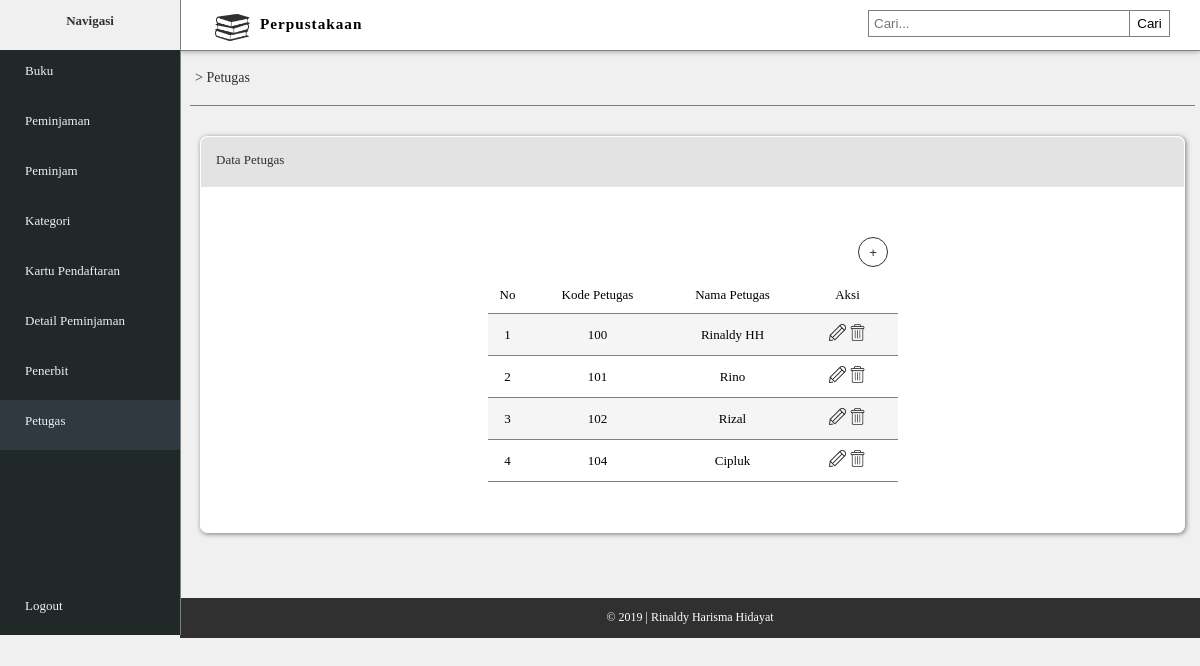
/petugas.php (signed in), run on the app's committed database.
### tables this page shows
CREATE TABLE IF NOT EXISTS `petugas` (
  `petugas_kode` varchar(10) NOT NULL,
  `petugas_nama` varchar(25) NOT NULL
);

### petugas.php (the view, shortened to what this page needs)
<!DOCTYPE html>
<html>
	<head>
		<link rel="stylesheet" type="text/css" href="style_rm.css">
	</head>
	<body>
		<div class="navigasi">
			<div class="nav">
				<b><p>Navigasi</p></b>
			</div>
			<div class="menu">
				<div class="menu-isi">
					<a href="index.php"><p>Buku</p></a>
					<a href="peminjaman.php"><p>Peminjaman</p></a>
					<a href="peminjam.php"><p>Peminjam</p></a>
					<a href="kategori.php"><p>Kategori</p></a>
					<a href="kartu_pendaftar.php"><p>Kartu Pendaftaran</p></a>
					<a href="detail_peminjaman.php"><p>Detail Peminjaman</p></a>
					<a href="penerbit.php"><p>Penerbit</p></a>
					<a href="petugas.php" style="background-color: #303840"><p>Petugas</p></a>
					<div class="logout">
						<a href="logout.php"><p>Logout</p></a>
					</div>
				</div>
			</div>
		</div>
		<div id="container-utama">
			<div class="head">
				<img src="img/buku.png">
				<h3>Perpustakaan</h3>
				<div class="cari">
					<div class="kolom">
						<input type="text" placeholder="Cari..." name="cari">
						<button type="submit">Cari</button>
					</div>
				</div>
			</div>
			<div class="content">
				<div class="alamat-link">
					<a href="petugas.php"><p>> Petugas</p></a>
				</div>
				<div class="tabel-utama">
					<div class="judul-tab">
						<p>Data Petugas</p>
					</div>
					<table border="0" cellpadding="10" cellspacing="0" align="center">
						<tr style="background: white;">
							<td colspan="10" align="right"><a href="tambah_petugas.php"><input type="submit" name="tambah-data" value=" +   Tambah Data"></td>
						</tr>
						<tr>
							<td style="border-bottom: 1px solid #808080;" width="20px" align="center">No</td>
							<td style="border-bottom: 1px solid #808080;" width="120px" align="center">Kode Petugas</td>
							<td style="border-bottom: 1px solid #808080;" width="110px" align="center">Nama Petugas</td>
							<td style="border-bottom: 1px solid #808080;" width="80px" align="center">Aksi</td>
						</tr>
						<?php
							$query = mysql_query("SELECT * from petugas order by petugas_kode asc") or die (mysql_error());
							$no = 1;
							while ($row = mysql_fetch_array($query)) {
								echo '<tr align="center">';
									echo '<td style="border-bottom: 1px solid #808080;">'.$no.'</td>';
									echo '<td style="border-bottom: 1px solid #808080;">'.$row['petugas_kode'].'</td>';
									echo '<td style="border-bottom: 1px solid #808080;">'.$row['petugas_nama'].'</td>';
									echo '<td style="border-bottom: 1px solid #808080;" align="center"><a href="edit_petugas.php?edit='.$row['petugas_kode'].'"><img src="img/edit.png" class="icon-aksi"/></a> <a href="hapus_petugas.php?hapus='.$row['petugas_kode'].'"><img src="img/delete.png" class="icon-aksi"/></a></td>';
								echo '</tr>';
								$no++;
							}
						 ?>
					</table>
				</div>
				<div class="footer">
					<div class="foot">
						<p>&copy; 2019 | Rinaldy Harisma Hidayat</p>
					</div>
				</div>
			</div>
		</div>
	</body>
</html>

### style_rm.css (style rules this page uses)
body { margin: 0; font-family: Malgun Gothic Regular; background-color: #f0f0f0; font-size: 13px; }
.navigasi { height: 635px; float: left; width: 15%; background-color: #202828; z-index: 1000; position: relative; left: 0; position: fixed; border-right: 1px solid #808080; }
.nav { background-color: #f0f0f0; height: 50px; float: left; width: 100%; }
.nav p { color: #303030; text-align: center; }
.menu { margin-left: 0px; }
.menu-isi p { margin-left: 25px; }
.menu-isi a { color: #f0f0f0; text-decoration: none; float: left; width: 100%; height: 50px; transition: 0.2s; margin-left: 0px; margin-right: 0px; }
.head { float: left; width: 85%; border-bottom: 1px solid #808080; height: 50px; background-color: white; top: 0; position: fixed; z-index: 999; margin-left: 15%; box-shadow: 0px 1px 5px 0px rgba(0,0,0,0.3); }
.head img { width: 35px; float: left; padding: 10px; margin-left: 25px; }
.head h3 { margin-top: 15px; letter-spacing: 1px; float: left; }
.cari { float: right; margin: 10px; }
.kolom input[type="text"] { padding: 5px; border: 1px solid #808080; width: 250px; float: left; }
.kolom button { float: right; padding: 5px; width: 40px; cursor: pointer; margin-right: 20px; border: 1px solid #808080; background: none; transition: 0.3s; border-left: none; }
.logout a { margin-top: 135px; }
.content { float: left; margin-top: 51px; width: 85%; height: wrap-content; margin-left: 15%; }
.alamat-link { padding: 5px; margin-left: 10px; margin-right: 5px; border-bottom: 1px solid #808080; font-size: 14px; color: #303030; }
.alamat-link a { text-decoration: none; color: #303030; }
.tabel-utama { background-color: white; margin-left: 20px; margin-right: 15px; margin-top: 30px; margin-bottom: 30px; border-radius: 7px; box-shadow: 1px 1px 5px 0px rgba(0,0,0,0.5); font-size: 13px; border: 1px solid white; }
.tabel-utama tr:nth-child(odd) { background: #f5f5f5; }
.judul-tab { background-color: #e3e3e3; height: 40px; margin-top: 0px; border-top-left-radius: 7px; border-top-right-radius: 7px; padding: 5px; color: #303030; }
.judul-tab p { margin: 10px; }
input[name="tambah-data"] { padding: 7px; width: 30px; height: 30px; border-radius: 50px; border: 1px solid #303030; background: none; color: #303030; transition: 0.3s; cursor: pointer; }
table { margin-top: 40px; margin-bottom: 50px; }
.icon-aksi { width: 17px; }
.footer { height: 40px; background-color: #303030; float: left; width: 100%; margin-top: 35px; }
.foot p { text-align: center; color: white; font-size: 12px; }

### data on the page
petugas: petugas_kode "100", petugas_nama "Rinaldy HH"
petugas: petugas_kode "101", petugas_nama "Rino"
petugas: petugas_kode "102", petugas_nama "Rizal"
petugas: petugas_kode "104", petugas_nama "Cipluk"
